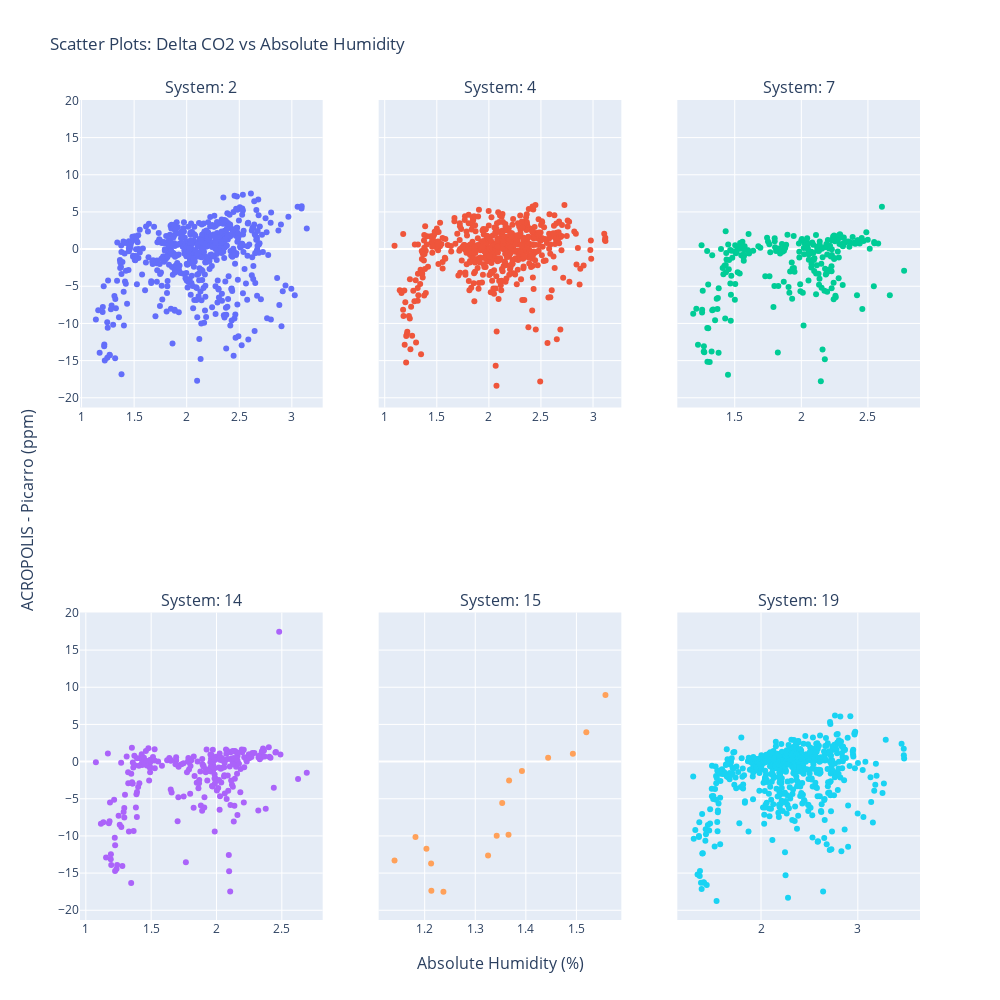

Source (notebook cell):
### Code cell
# parameters
x_col_name = "h2o_v%"
max_col = 3
x_title = "Absolute Humidity (%)"
title_text = "Scatter Plots: Delta CO2 vs Absolute Humidity" 

plot_acropolis_scatter(x_col_name=x_col_name,max_col=max_col, x_title=x_title, title_text=title_text)

### Figure 1 — Plotly figure (JSON) as saved in the notebook; plotly's stock layout.template omitted (floating-point values rounded to 4 significant figures; data arrays with more than 128 entries replaced by an {"elided": "..."} marker saying what was removed)
{"data": [{"mode": "markers", "name": "MC-2", "type": "scatter", "x": {"elided": "569 float values"}, "xaxis": "x", "y": {"elided": "569 float values"}, "yaxis": "y"}, {"mode": "markers", "name": "MC-4", "type": "scatter", "x": {"elided": "570 float values"}, "xaxis": "x2", "y": {"elided": "570 float values"}, "yaxis": "y2"}, {"mode": "markers", "name": "MC-7", "type": "scatter", "x": {"elided": "242 float values"}, "xaxis": "x3", "y": {"elided": "242 float values"}, "yaxis": "y3"}, {"mode": "markers", "name": "MC-14", "type": "scatter", "x": {"elided": "242 float values"}, "xaxis": "x4", "y": {"elided": "242 float values"}, "yaxis": "y4"}, {"mode": "markers", "name": "MC-15", "type": "scatter", "x": [1.213, 1.237, 1.14, 1.213, 1.203, 1.182, 1.342, 1.325, 1.366, 1.353, 1.367, 1.392, 1.444, 1.493, 1.52, 1.557], "xaxis": "x5", "y": [-17.37, -17.5, -13.3, -13.69, -11.72, -10.13, -9.976, -12.63, -9.827, -5.579, -2.542, -1.28, 0.5158, 1.06, 3.953, 8.962], "yaxis": "y5"}, {"mode": "markers", "name": "MC-19", "type": "scatter", "x": {"elided": "570 float values"}, "xaxis": "x6", "y": {"elided": "570 float values"}, "yaxis": "y6"}], "layout": {"annotations": [{"font": {"size": 16}, "showarrow": false, "text": "System: 2", "x": 0.1444, "xanchor": "center", "xref": "paper", "y": 1, "yanchor": "bottom", "yref": "paper"}, {"font": {"size": 16}, "showarrow": false, "text": "System: 4", "x": 0.5, "xanchor": "center", "xref": "paper", "y": 1, "yanchor": "bottom", "yref": "paper"}, {"font": {"size": 16}, "showarrow": false, "text": "System: 7", "x": 0.8556, "xanchor": "center", "xref": "paper", "y": 1, "yanchor": "bottom", "yref": "paper"}, {"font": {"size": 16}, "showarrow": false, "text": "System: 14", "x": 0.1444, "xanchor": "center", "xref": "paper", "y": 0.375, "yanchor": "bottom", "yref": "paper"}, {"font": {"size": 16}, "showarrow": false, "text": "System: 15", "x": 0.5, "xanchor": "center", "xref": "paper", "y": 0.375, "yanchor": "bottom", "yref": "paper"}, {"font": {"size": 16}, "showarrow": false, "text": "System: 19", "x": 0.8556, "xanchor": "center", "xref": "paper", "y": 0.375, "yanchor": "bottom", "yref": "paper"}, {"font": {"size": 16}, "showarrow": false, "text": "Absolute Humidity (%)", "x": 0.5, "xanchor": "center", "xref": "paper", "y": 0, "yanchor": "top", "yref": "paper", "yshift": -30}, {"font": {"size": 16}, "showarrow": false, "text": "ACROPOLIS - Picarro (ppm)", "textangle": -90, "x": 0, "xanchor": "right", "xref": "paper", "xshift": -40, "y": 0.5, "yanchor": "middle", "yref": "paper"}], "height": 1000, "showlegend": false, "title": {"text": "Scatter Plots: Delta CO2 vs Absolute Humidity"}, "width": 1000, "xaxis": {"anchor": "y", "domain": [0, 0.2889]}, "xaxis2": {"anchor": "y2", "domain": [0.3556, 0.6444]}, "xaxis3": {"anchor": "y3", "domain": [0.7111, 1]}, "xaxis4": {"anchor": "y4", "domain": [0, 0.2889]}, "xaxis5": {"anchor": "y5", "domain": [0.3556, 0.6444]}, "xaxis6": {"anchor": "y6", "domain": [0.7111, 1]}, "yaxis": {"anchor": "x", "domain": [0.625, 1], "matches": "y4"}, "yaxis2": {"anchor": "x2", "domain": [0.625, 1], "matches": "y4", "showticklabels": false}, "yaxis3": {"anchor": "x3", "domain": [0.625, 1], "matches": "y4", "showticklabels": false}, "yaxis4": {"anchor": "x4", "domain": [0, 0.375]}, "yaxis5": {"anchor": "x5", "domain": [0, 0.375], "matches": "y4", "showticklabels": false}, "yaxis6": {"anchor": "x6", "domain": [0, 0.375], "matches": "y4", "showticklabels": false}}}
